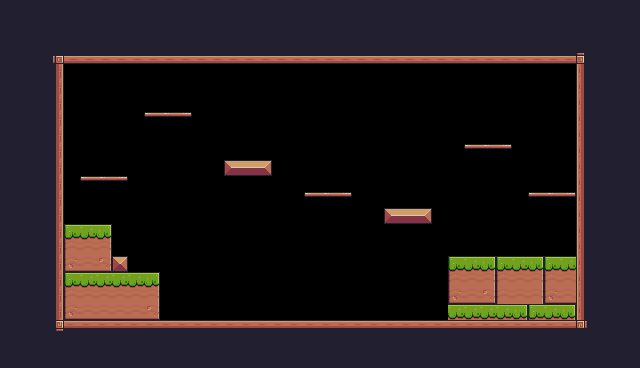

Rendered tile map (Tiled .tmx) drawn with the repository's tilesets; below, a short description and the full map source, tile grids included:
An orthogonal 40x23 tile map with 16x16 px tiles, 1 tile layer (Background) and 17 objects (5x plateform, Player).

<map version="1.10" tiledversion="1.10.2" orientation="orthogonal" renderorder="right-down" width="40" height="23" tilewidth="16" tileheight="16" infinite="0" nextlayerid="4" nextobjectid="24">
 <tileset firstgid="1" source="Pixel Adventure.tsx" />
 <layer id="1" name="Background" width="40" height="23">
  <data encoding="csv">
112,112,112,112,112,112,112,112,112,112,112,112,112,112,112,112,112,112,112,112,112,112,112,112,112,112,112,112,112,112,112,112,112,112,112,112,112,112,112,112,
112,112,112,112,112,112,112,112,112,112,112,112,112,112,112,112,112,112,112,112,112,112,112,112,112,112,112,112,112,112,112,112,112,112,112,112,112,112,112,112,
112,112,112,112,112,112,112,112,112,112,112,112,112,112,112,112,112,112,112,112,112,112,112,112,112,112,112,112,112,112,112,112,112,112,112,112,112,112,112,112,
112,112,112,92,134,134,134,134,134,134,134,134,134,134,134,134,134,134,134,134,134,134,134,134,134,134,134,134,134,134,134,134,134,134,134,134,93,112,112,112,
112,112,112,113,0,0,0,0,0,0,0,0,0,0,0,0,0,0,0,0,0,0,0,0,0,0,0,0,0,0,0,0,0,0,0,0,111,112,112,112,
112,112,112,113,0,0,0,0,0,0,0,0,0,0,0,0,0,0,0,0,0,0,0,0,0,0,0,0,0,0,0,0,0,0,0,0,111,112,112,112,
112,112,112,113,0,0,0,0,0,0,0,0,0,0,0,0,0,0,0,0,0,0,0,0,0,0,0,0,0,0,0,0,0,0,0,0,111,112,112,112,
112,112,112,113,0,0,0,0,0,40,41,42,0,0,0,0,0,0,0,0,0,0,0,0,0,0,0,0,0,0,0,0,0,0,0,0,111,112,112,112,
112,112,112,113,0,0,0,0,0,0,0,0,0,0,0,0,0,0,0,0,0,0,0,0,0,0,0,0,0,0,0,0,0,0,0,0,111,112,112,112,
112,112,112,113,0,0,0,0,0,0,0,0,0,0,0,0,0,0,0,0,0,0,0,0,0,0,0,0,0,40,41,42,0,0,0,0,111,112,112,112,
112,112,112,113,0,0,0,0,0,0,0,0,0,0,13,14,15,0,0,0,0,0,0,0,0,0,0,0,0,0,0,0,0,0,0,0,111,112,112,112,
112,112,112,113,0,40,41,42,0,0,0,0,0,0,0,0,0,0,0,0,0,0,0,0,0,0,0,0,0,0,0,0,0,0,0,0,111,112,112,112,
112,112,112,113,0,0,0,0,0,0,0,0,0,0,0,0,0,0,0,40,41,42,0,0,0,0,0,0,0,0,0,0,0,40,41,42,111,112,112,112,
112,112,112,113,0,0,0,0,0,0,0,0,0,0,0,0,0,0,0,0,0,0,0,0,13,14,15,0,0,0,0,0,0,0,0,0,111,112,112,112,
112,112,112,113,7,8,9,0,0,0,0,0,0,0,0,0,0,0,0,0,0,0,0,0,0,0,0,0,0,0,0,0,0,0,0,0,111,112,112,112,
112,112,112,113,29,30,31,0,0,0,0,0,0,0,0,0,0,0,0,0,0,0,0,0,0,0,0,0,0,0,0,0,0,0,0,0,111,112,112,112,
112,112,112,113,51,52,53,35,0,0,0,0,0,0,0,0,0,0,0,0,0,0,0,0,0,0,0,0,7,8,9,7,8,9,7,8,111,112,112,112,
112,112,112,113,7,8,8,8,8,9,0,0,0,0,0,0,0,0,0,0,0,0,0,0,0,0,0,0,29,30,31,29,30,31,29,30,111,112,112,112,
112,112,112,113,29,30,30,30,30,31,0,0,0,0,0,0,0,0,0,0,0,0,0,0,0,0,0,0,51,52,53,29,30,31,51,52,111,112,112,112,
112,112,112,113,51,52,52,52,52,53,0,0,0,0,0,0,0,0,0,0,0,0,0,0,0,0,0,0,8,8,8,8,9,7,8,9,111,112,112,112,
112,112,112,114,90,90,90,90,90,90,90,90,90,90,90,90,90,90,90,90,90,90,90,90,90,90,90,90,90,90,90,90,90,90,90,90,115,112,112,112,
112,112,112,112,112,112,112,112,112,112,112,112,112,112,112,112,112,112,112,112,112,112,112,112,112,112,112,112,112,112,112,112,112,112,112,112,112,112,112,112,
112,112,112,112,112,112,112,112,112,112,112,112,112,112,112,112,112,112,112,112,112,112,112,112,112,112,112,112,112,112,112,112,112,112,112,112,112,112,112,112
</data>
 </layer>
 <objectgroup id="2" name="spawnPoints">
  <object id="1" name="Player" type="Player" x="191.298" y="273.284" width="29.8127" height="29.8127" />
 </objectgroup>
 <objectgroup id="3" name="Collisions">
  <object id="2" x="48" y="64" width="16" height="272" />
  <object id="3" x="48" y="48" width="528" height="16" />
  <object id="4" x="576" y="48" width="16" height="288" />
  <object id="5" x="64" y="320" width="512" height="16" />
  <object id="6" x="64" y="272" width="96" height="48" />
  <object id="7" x="112" y="256" width="16" height="16" />
  <object id="8" x="64" y="224" width="48" height="48" />
  <object id="9" type="plateform" x="80" y="176" width="48" height="16" />
  <object id="10" type="plateform" x="144" y="112" width="48" height="16" />
  <object id="11" x="224" y="160" width="48" height="16" />
  <object id="12" x="384" y="208" width="48" height="16" />
  <object id="17" type="plateform" x="528" y="192" width="48" height="16" />
  <object id="18" type="plateform" x="464" y="144" width="48" height="16" />
  <object id="20" type="plateform" x="304" y="192" width="48" height="16" />
  <object id="22" x="448" y="256" width="128" height="64" />
  <object id="23" x="320" y="96" />
 </objectgroup>
</map>
